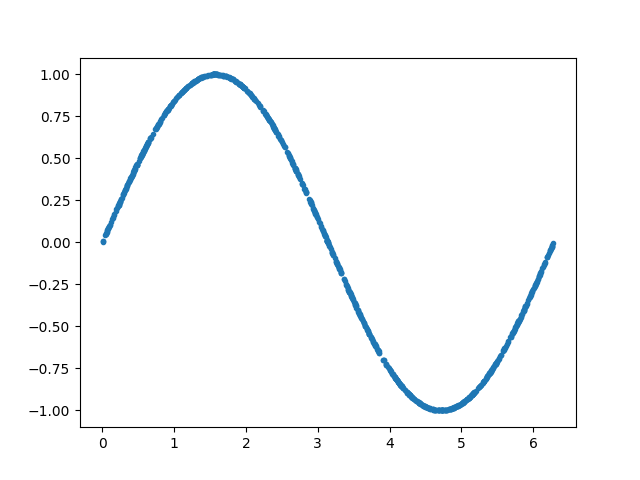

Generate this figure with Python:
# https://realpython.com/generative-adversarial-networks/
# https://towardsdatascience.com/demystifying-gans-in-tensorflow-2-0-9890834ab3d9


import math
import numpy as np
import tensorflow as tf
import tensorflow.keras as K
import matplotlib.pyplot as plt



train_data_length = 1024
train_data = np.zeros( ( train_data_length, 2 ) )
train_data[:, 0] = 2 * math.pi * np.random.random(train_data_length)
train_data[:, 1] = np.sin(train_data[:, 0])
train_labels = np.ones(train_data_length)
#train_set = [ (train_data[i], train_labels[i]) for i in range(train_data_length) ]
#print( train_set  )



def plot_graph( data ):
    plt.clf()
    #plt.axis( [ 0, 6, -1, 2 ] )
    plt.plot( data[:,0], data[:,1], "." )
    plt.savefig( "test14.png" )

plot_graph( train_data )



def train_loader( data, batch_size ) :
    idx = np.random.randint( 0, len(data), batch_size )
    # print( idx )
    dat = np.array(data)[idx]
    return dat

#data = train_loader( train_set, 5 )
#print( data )




img_rows = 1
img_cols = 1
channels = 1
img_shape = ( img_rows, img_cols, channels )
img_shape = ( 2 )
z_dim = 100


class Generator( K.Model ) :
    def __init__( self, img_shape, z_dim ) :
        super().__init__( name = "generator" )
        self.model = K.models.Sequential()
        self.model.add( K.layers.Dense( 128, input_dim=z_dim ) )
        self.model.add( K.layers.LeakyReLU( alpha=0.01 ) )
        self.model.add( K.layers.Dense( 2, activation='tanh' ) )
        self.model.add( K.layers.Reshape( img_shape ) )

    def call( self, x ) :
        return self.model(x)

generator = Generator( img_shape, z_dim )
generator.compile( loss=K.losses.BinaryCrossentropy(), optimizer=K.optimizers.Adam() )



class Discriminator( K.Model ) :
    def __init__( self, img_shape ) :
        super().__init__( name = "discriminator" )
        self.model = K.models.Sequential()
        self.model.add( K.layers.Flatten( input_shape=img_shape ) )
        self.model.add( K.layers.Dense( 128 ) )
        self.model.add( K.layers.LeakyReLU( alpha=0.01 ) )
        self.model.add( K.layers.Dense( 1, activation='sigmoid' ) )

    def call( self, x ) :
        return self.model(x)

discriminator = Discriminator( img_shape )
discriminator.compile( loss=K.losses.BinaryCrossentropy(), optimizer=K.optimizers.Adam(), metrics=['accuracy'] )
discriminator.trainable = False


class GAN( K.Model ) :
    def __init__( self, generator, discriminator ) :
        super().__init__( name = "gan" )
        self.model = K.Sequential()
        self.model.add( generator )
        self.model.add( discriminator )

    def call( self, x ) :
        return self.model(x)

gan = GAN( generator, discriminator )
gan.compile( loss=K.losses.BinaryCrossentropy(), optimizer=K.optimizers.Adam() )






def train( iterations, batch_size, sample_interval ) :
    #data = train_loader( train_data, 5 )
    #print( 'data : ', data )
    #X_train = data
    #print( 'x_train : ', X_train )

    real = np.ones( (batch_size, 1) )
    fake = np.zeros( (batch_size, 1) )

    for iteration in range(iterations) :
        imgs = train_loader( train_data, batch_size )
        print('imgs=', imgs.shape, imgs)

        z = np.random.normal( 0, 1, (batch_size, 100) )
        gen_imgs = generator.predict(z,verbose=3)
        print( 'gen_imgs=', gen_imgs.shape, gen_imgs )
        exit(0)

        d_loss_real = discriminator.train_on_batch( imgs, real )
        d_loss_fake = discriminator.train_on_batch( gen_imgs, fake )
        d_loss, accuracy = 0.5 * np.add( d_loss_real, d_loss_fake )
        accuracy = 0

        z = np.random.normal( 0, 1, (batch_size, 100) )
        gen_imgs = generator.predict(z,verbose=3)
        g_loss = gan.train_on_batch( z, real, )

        if( iteration + 1 ) % sample_interval == 0 :
            print( "%d [D loss: %f, accuracy : %.2f%%] [G loss: %f]" % (iteration + 1, d_loss, 100.0*accuracy, g_loss) )
            #sample_images( generator )
            print( np.reshape( gen_imgs, (128)) , gen_imgs.shape )
            myplot( gen_imgs, 'test14-'+str(iteration)+'.png' )


def sample_images( generator ) :
    #z = np.random.normal( 0, 1, (1, 100) )
    z = 2 * math.pi * np.random.random((1, 100))
    print(z.shape)
    print(z)
    gen_imgs = generator.predict(z,verbose=3)
    print(gen_imgs)

    plt.clf()
    # plt.axis( [ 0, 6, -1, 2 ] )
    plt.plot( z, gen_imgs, "." )
    plt.savefig( "test14a.png" )


def myplot( data, fname ) :
    plt.clf()
    plt.axis( [ 0, 6, -1, 2 ] )
    plt.plot( data,"." )
    plt.savefig( fname )





iterations = 2000
batch_size = 128
sample_interval = 100
train( iterations, batch_size, sample_interval )



